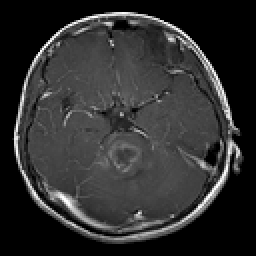
#> input picture brisc2025_test_preprocessed/glioma/brisc2025_test_00008_gl_ax_t1.png, 128 x 128 px (shown 2 times larger)
$ python -i preprocess_v2.py   (imports and definitions only)
#> lines starting #> are read from the running program, lines starting #| are printed output that depends on the picture; after the words box and inside, x2 and y2 are one past the last pixel; in counts of white or black regions, pixels touching at a corner belong together
"""
preprocess_v2.py
==================
Global BRISC 2025 preprocessing script.

This script keeps the preprocessing procedure from the original
StyleGAN2-ADA notebook (Cell 5) but makes it usable for any dataset split:
training, test, or a generic image tree.

Pipeline (mirrors Cell 5 exactly):
    1. Load as greyscale float32
    2. Skull-strip mask via Otsu threshold + corner flood-fill fallback chain
    3. Percentile-clip + intensity normalise using brain-region pixels only
    4. Zero background at full resolution BEFORE resize
    5. Skull-frame normalise: crop to brain bbox (+ 5 % margin) then resize to
       IMAGE_SIZE x IMAGE_SIZE via LANCZOS; scale-adaptive unsharp sharpening
    6. Re-apply mask + clip threshold of 5 to kill LANCZOS fringe
    7. Save as PNG (lossless) preserving the original class subfolder structure

Usage:
    python preprocess_v2.py
    python preprocess_v2.py --dataset-type test --force
    python preprocess_v2.py --dataset-type train --force
    python preprocess_v2.py --input-dir path/to/images --output-dir path/to/out

Default test output mirrors the input class structure:
    test/glioma/img_gl_ax_001.jpg  ->  brisc2025_test_preprocessed/glioma/img_gl_ax_001.png

Default training output uses class-plane folders for StyleGAN2-ADA:
    train/glioma/img_gl_ax_001.jpg -> brisc2025_preprocessed/glioma_ax/img_gl_ax_001.png
"""

from __future__ import annotations

import argparse
import os
import time
import warnings
from pathlib import Path

# [5 lines not run here, left out]


# ---------------------------------------------------------------------------
# Image size - must match the value used in the notebook (IMAGE_SIZE = 128)
# ---------------------------------------------------------------------------
DEFAULT_IMAGE_SIZE  = 128
DEFAULT_WORKERS     = max(1, (os.cpu_count() or 2) - 1)
VALID_EXTS          = {".jpg", ".jpeg", ".png"}
CLASSES             = ["glioma", "meningioma", "no_tumor", "pituitary"]
PLANES              = ["ax", "co", "sa"]
PLANE_CODES         = {"ax": "axial", "co": "coronal", "sa": "sagittal"}
TUMOR_CODES         = {
    "gl": "glioma",
    "me": "meningioma",
    "pi": "pituitary",
    "no": "no_tumor",
    "nt": "no_tumor",
}


# =============================================================================
# PREPROCESSING FUNCTIONS (verbatim from notebook Cell 5)
# =============================================================================

def _flood_fill_background(closed_binary):
    """Flood-fill from padded border to find external background."""
    import numpy as np
    from skimage.segmentation import flood_fill as sk_flood_fill
    padded = np.pad(closed_binary, 2, mode="constant", constant_values=0)
    bg_map = (padded == 0).astype(np.uint8)
    filled = sk_flood_fill(bg_map, (0, 0), 2)
    return (filled == 2)[2:-2, 2:-2]


def _try_mask(img_array, thresh_fraction, close_iters):
    """Single skull-strip attempt. Returns (mask, coverage) or (None, 0.0)."""
    import numpy as np
    from scipy import ndimage
    from scipy.ndimage import label, binary_closing
    from skimage.filters import threshold_otsu
    from skimage.morphology import remove_small_objects

    try:
        thresh = threshold_otsu(img_array) * thresh_fraction
    except Exception:
        thresh = 20.0

    binary = (img_array > thresh).astype(np.uint8)
    struct = ndimage.generate_binary_structure(2, 1)
    closed = binary_closing(
        binary, structure=ndimage.iterate_structure(struct, close_iters)
    ).astype(np.uint8)

    external_bg = _flood_fill_background(closed)
    brain_mask  = (~external_bg).astype(np.uint8)

    lbl, n = label(brain_mask)
    if n == 0:
        return None, 0.0

    sizes      = ndimage.sum(brain_mask, lbl, range(1, n + 1))
    brain_mask = (lbl == int(np.argmax(sizes) + 1)).astype(np.uint8)
    brain_mask = remove_small_objects(
        brain_mask.astype(bool), min_size=500
    ).astype(np.uint8)
    brain_mask = binary_closing(
        brain_mask, structure=ndimage.iterate_structure(struct, 3)
    ).astype(np.uint8)
    return brain_mask, float(brain_mask.mean())


def compute_skull_strip_mask(img_array):
    """
    Robust skull-strip via Otsu + border flood-fill with fallback chain.

    Tries progressively tighter Otsu fractions until coverage lands in
    the plausible brain window (15 %-85 % of FOV). Returns the first
    acceptable mask, or the closest-to-50 %-coverage result as fallback.

      Attempt 1: Otsu x 0.50 + closing 5  (conservative, keeps dark bone)
      Attempt 2: Otsu x 0.75 + closing 5
      Attempt 3: Otsu x 1.00 + closing 7  (standard)
      Attempt 4: Otsu x 1.25 + closing 7
      Attempt 5: Otsu x 1.50 + closing 5  (aggressive)
    """
    import numpy as np
    h, w = img_array.shape
    attempts = [(0.50, 5), (0.75, 5), (1.00, 7), (1.25, 7), (1.50, 5)]
    best_mask, best_dist = None, 1.0
    for thresh_frac, close_iters in attempts:
        mask, coverage = _try_mask(img_array, thresh_frac, close_iters)
        if mask is None:
            continue
        if 0.15 <= coverage <= 0.85:
            return mask
        dist = abs(coverage - 0.50)
        if dist < best_dist:
            best_mask, best_dist = mask, dist
    return best_mask if best_mask is not None else np.ones((h, w), dtype=np.uint8)


# [475 lines left out: functions normalize_intensity_with_mask, normalize_skull_frame, preprocess_array, preprocess_image, _worker, _plane_from_filename and 6 more, not called in this run]


# [2 lines not run here, left out]

>>> import cv2
>>> picture = cv2.imread('brisc2025_test_preprocessed/glioma/brisc2025_test_00008_gl_ax_t1.png', cv2.IMREAD_GRAYSCALE)
#> picture is the input picture: shape (128, 128); min 0, max 255, mean 47.5
>>> result = compute_skull_strip_mask(picture)
#> the loop in compute_skull_strip_mask, `for thresh_frac, close_iters in attempts:` made 1 pass
#> (thresh in _try_mask, n in _try_mask, sizes in _try_mask, coverage) on pass 1: (21, 1, [10239], 0.625)
#> pass 1, in _try_mask, `binary = (img_array > thresh).astype(np.uint8)`:
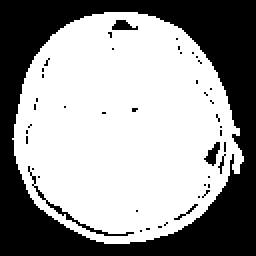
#> binary: shape (128, 128) (shown 2 times larger); values 0 (black) and 1 (white), 60.4% white; 45 black regions (41 under 20 px), largest, box (x1, y1, x2, y2) and area: (0, 0, 128, 128) 6177, (14, 83, 67, 118) 104, (102, 71, 110, 83) 47, (56, 10, 69, 15) 43
#> pass 1, in _try_mask, `closed = binary_closing( binary, structure=ndimage.iterate_structure(s..`:
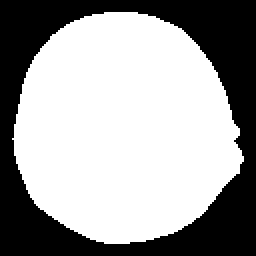
#> closed: shape (128, 128) (shown 2 times larger); values 0 (black) and 1 (white), 62.5% white; 1 black region, box (x1, y1, x2, y2) and area: (0, 0, 128, 128) 6145
#> pass 1, in _flood_fill_background, `padded = np.pad(closed_binary, 2, mode="constant", constant_values=0)`:
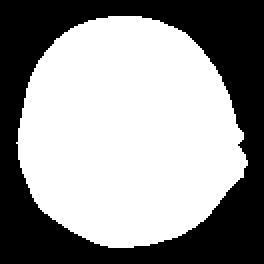
#> padded: shape (132, 132) (shown 2 times larger); values 0 (black) and 1 (white), 58.8% white; 1 black region, box (x1, y1, x2, y2) and area: (0, 0, 132, 132) 7185
#> after the loop in compute_skull_strip_mask, `for thresh_frac, close_iters in attempts:`: best_dist = 1

$ run again, on brisc2025_test_preprocessed/glioma/brisc2025_test_00022_gl_ax_t1.png
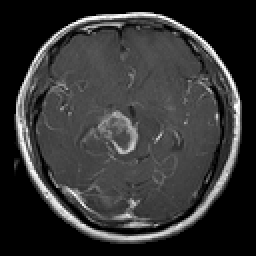
#> input picture brisc2025_test_preprocessed/glioma/brisc2025_test_00022_gl_ax_t1.png, 128 x 128 px (shown 2 times larger)
#> picture is the input picture: shape (128, 128); min 0, max 255, mean 52.2
#> the loop in compute_skull_strip_mask, `for thresh_frac, close_iters in attempts:` made 1 pass
#> (thresh in _try_mask, n in _try_mask, sizes in _try_mask, coverage) on pass 1: (23, 1, [10518], 0.642)
#> pass 1, in _try_mask, `binary = (img_array > thresh).astype(np.uint8)`:
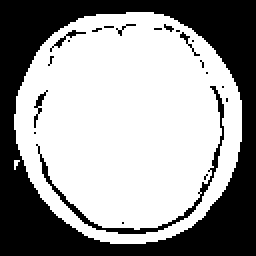
#> binary: shape (128, 128) (shown 2 times larger); values 0 (black) and 1 (white), 60.9% white; 21 black regions (16 under 20 px), largest, box (x1, y1, x2, y2) and area: (0, 0, 128, 128) 5892, (18, 43, 112, 117) 359, (17, 45, 24, 64) 36, (25, 15, 43, 26) 35, (90, 16, 100, 28) 22
#> pass 1, in _flood_fill_background, `padded = np.pad(closed_binary, 2, mode="constant", constant_values=0)`:
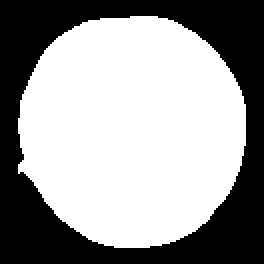
#> padded: shape (132, 132) (shown 2 times larger); values 0 (black) and 1 (white), 60.4% white; 1 black region, box (x1, y1, x2, y2) and area: (0, 0, 132, 132) 6906
#> after the loop in compute_skull_strip_mask, `for thresh_frac, close_iters in attempts:`: best_dist = 1

$ run again, on brisc2025_test_preprocessed/glioma/brisc2025_test_00091_gl_co_t1.png
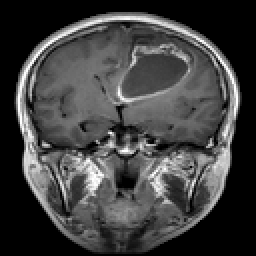
#> input picture brisc2025_test_preprocessed/glioma/brisc2025_test_00091_gl_co_t1.png, 128 x 128 px (shown 2 times larger)
#> picture is the input picture: shape (128, 128); min 0, max 255, mean 65.2
#> the loop in compute_skull_strip_mask, `for thresh_frac, close_iters in attempts:` made 1 pass
#> (thresh in _try_mask, n in _try_mask, sizes in _try_mask, coverage) on pass 1: (31.5, 1, [10777], 0.658)
#> pass 1, in _try_mask, `binary = (img_array > thresh).astype(np.uint8)`:
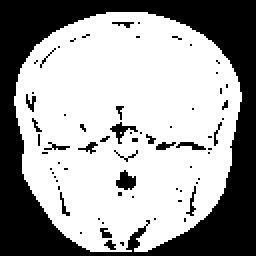
#> binary: shape (128, 128) (shown 2 times larger); values 0 (black) and 1 (white), 62.8% white; 68 black regions (57 under 20 px), largest, box (x1, y1, x2, y2) and area: (0, 0, 128, 128) 5566, (58, 85, 68, 95) 65, (55, 61, 69, 72) 51
#> pass 1, in _flood_fill_background, `padded = np.pad(closed_binary, 2, mode="constant", constant_values=0)`:
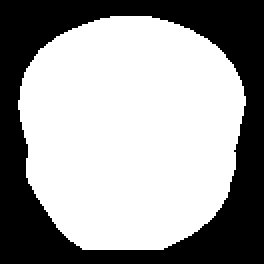
#> padded: shape (132, 132) (shown 2 times larger); values 0 (black) and 1 (white), 61.9% white; 1 black region, box (x1, y1, x2, y2) and area: (0, 0, 132, 132) 6647
#> after the loop in compute_skull_strip_mask, `for thresh_frac, close_iters in attempts:`: best_dist = 1
